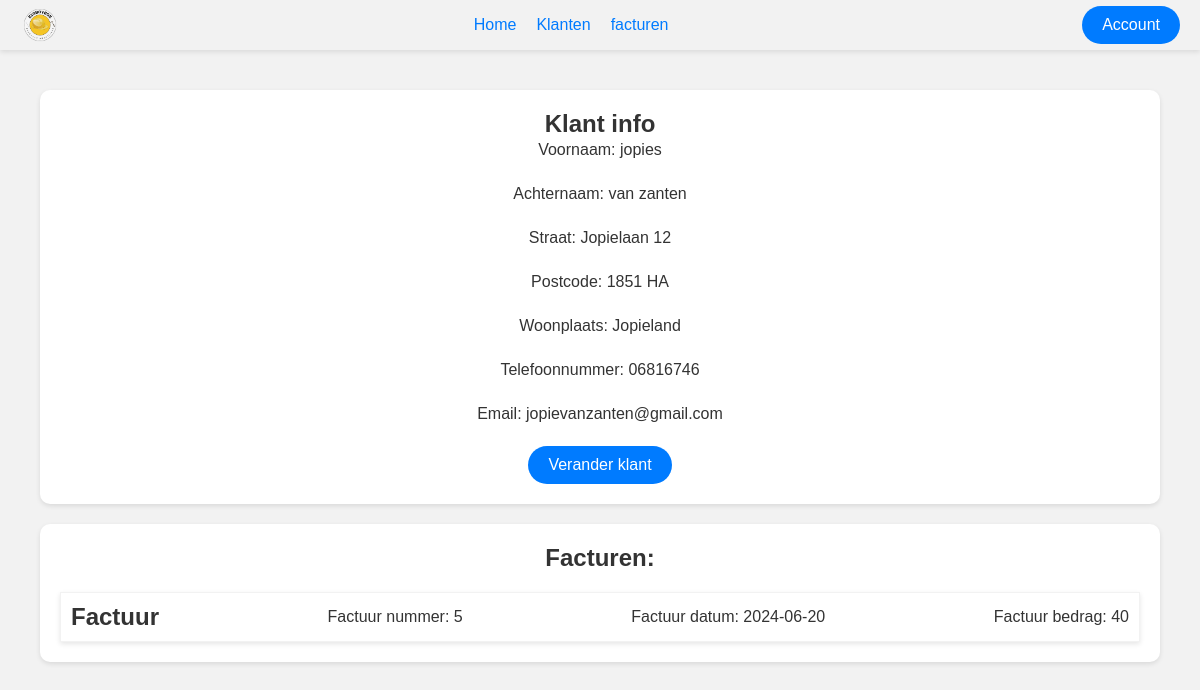
Screenshot of /Public/Klanten/klantInfo.php?id=2 with the database file from the repository.
### tables this page shows
CREATE TABLE `klant` (
  `klantId` int(255) NOT NULL,
  `voornaam` varchar(255) NOT NULL,
  `achternaam` varchar(255) NOT NULL,
  `email` varchar(255) DEFAULT NULL,
  `woonplaats` varchar(255) DEFAULT NULL,
  `straat` varchar(255) DEFAULT NULL,
  `postcode` varchar(255) DEFAULT NULL,
  `telefoonnummer` varchar(255) DEFAULT NULL
);

CREATE TABLE `factuur` (
  `factuur_id` int(11) NOT NULL,
  `klant_id` int(11) NOT NULL,
  `datum` varchar(32) NOT NULL,
  `totaal_bedrag` int(11) NOT NULL
);

### src/src/klanten.php (called while the page is built, shortened)
<?php
include('database.php');
class Klanten extends Database
{
    public function getKlant($id)
    {
        $query = "SELECT * FROM klant WHERE klantId = '$id';";
        return parent::voerQueryUit($query);
    }
}

### src/src/database.php (called while the page is built, shortened)
<?php
class Database
{
    private $connectie;
    public function __construct()
    {
        $this->connectie = new PDO("mysql:host=" . DB_HOST . ";dbname=" . DB_NAME, DB_USER, DB_PASS);
    }
    public function voerQueryUit($query)
    {
        if(str_contains($query, 'SELECT')){
            $result = $this->connectie->query($query);
            $rows = $result->fetchAll(PDO::FETCH_ASSOC);
            return $rows;
        }else{
            $result = $this->connectie->exec($query);
            return $result;
        }
    }
    public function sluitVerbinding()
    {
        $this->connectie = null;
    }
}

### src/src/factuur.php (called while the page is built, shortened)
<?php
require_once('database.php');
class Factuur extends Database {
    public function getAlleFactuur($klantId)
    {
        $query = "SELECT * FROM factuur WHERE klant_id = '$klantId';";
        return parent::voerQueryUit($query);
    }
}
?>

### Public/Klanten/klantInfo.php (the view, shortened to what this page needs)
<!DOCTYPE html>
<html lang="en">
<?php
include '../../src/src/klanten.php';
include '../../src/src/factuur.php';
$klant = new Klanten();
$factuur = new Factuur();
$klantInfo = $klant->getKlant($_GET['id']);
$facturen = $factuur->getAlleFactuur($_GET['id']);
?>
<head>
    <link rel="stylesheet" href="../../style/klantInfo.css">
</head>
<body>
    <nav class="navBar">
        <img src="../../img/BigBoyBobLogo.png" alt="BigBoyBobLogo">
        <ul>
            <li><a href="../Login/index.php">Home</a></li>
            <li><a href="../Klanten/index.php">Klanten</a></li>
            <li><a href="../Factuur/index.php">facturen</a></li>
        </ul>
        <a href="" class="accountButton">Account</a>
    </nav>
    <div class="container">
        <?php
        foreach ($klantInfo as $klant) {
            ?>
            <div class="klantInfo">
                <h2>Klant info</h2>
                <p>Voornaam: <?php echo $klant['voornaam']; ?></p>
                <p>Achternaam: <?php echo $klant['achternaam']; ?></p>
                <p>Straat: <?php echo $klant['straat']; ?></p>
                <p>Postcode: <?php echo $klant['postcode']; ?></p>
                <p>Woonplaats: <?php echo $klant['woonplaats']; ?></p>
                <p>Telefoonnummer: <?php echo $klant['telefoonnummer']; ?></p>
                <p>Email: <?php echo $klant['email']; ?></p>
                <button class="veranderKlant">Verander klant</button>
            </div>
            <div class="factuur">
                <h2>Facturen:</h2>
                <br>
                <?php
        }
        if (count($facturen) > 0) {
            foreach ($facturen as $factuur) {
                ?>
                    <div class="facturen">
                        <h2>Factuur</h2>
                        <p>Factuur nummer: <?php echo $factuur['factuur_id']; ?></p>
                        <p>Factuur datum: <?php echo $factuur['datum']; ?></p>
                        <p>Factuur bedrag: <?php echo $factuur['totaal_bedrag']; ?></p>
                    </div>
                    <?php
            }
                ?>
             <?php
        } else {
            ?>
            <p>Nog geen facturen</p>
            <?php
        }
        ?>
        </div>
    </div>
</body>
</html>

### style/klantInfo.css (style rules this page uses)
* { margin: 0; padding: 0; box-sizing: border-box; font-family: Arial, sans-serif; }
body { background-color: #f2f2f2; color: #333; }
.container { max-width: 1200px; margin: 0 auto; padding: 20px; }
.klantInfo p { font-size: 16px; line-height: 1.5; margin-bottom: 20px; }
a { color: #007bff; text-decoration: none; }

### rows the page displays
klant: voornaam "jopies", achternaam "van zanten", straat "Jopielaan 12", postcode "1851 HA", woonplaats "Jopieland", telefoonnummer "06816746", email "jopievanzanten@gmail.com"
factuur: factuur_id "5", datum "2024-06-20", totaal_bedrag "40"
